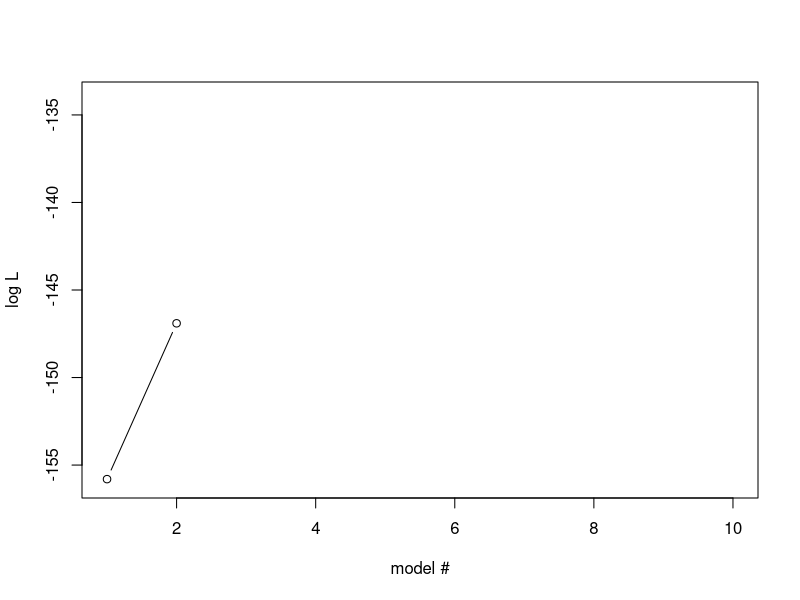
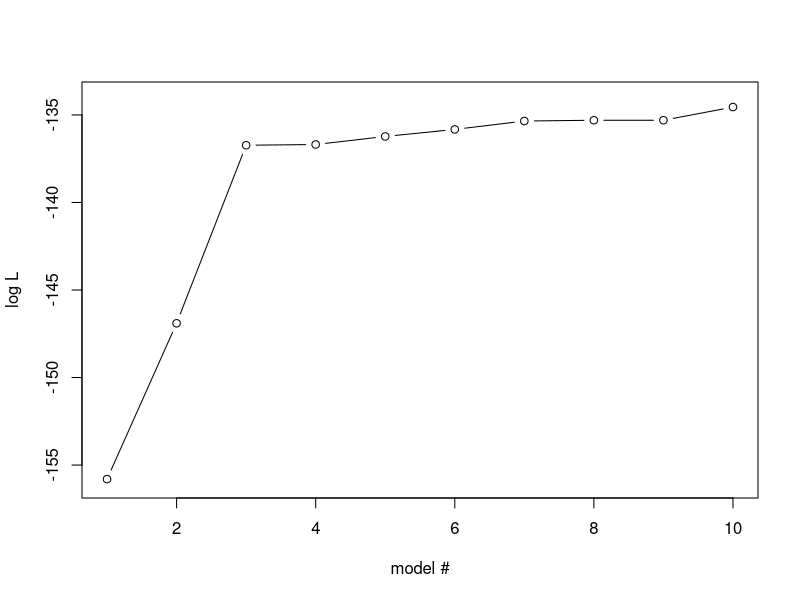
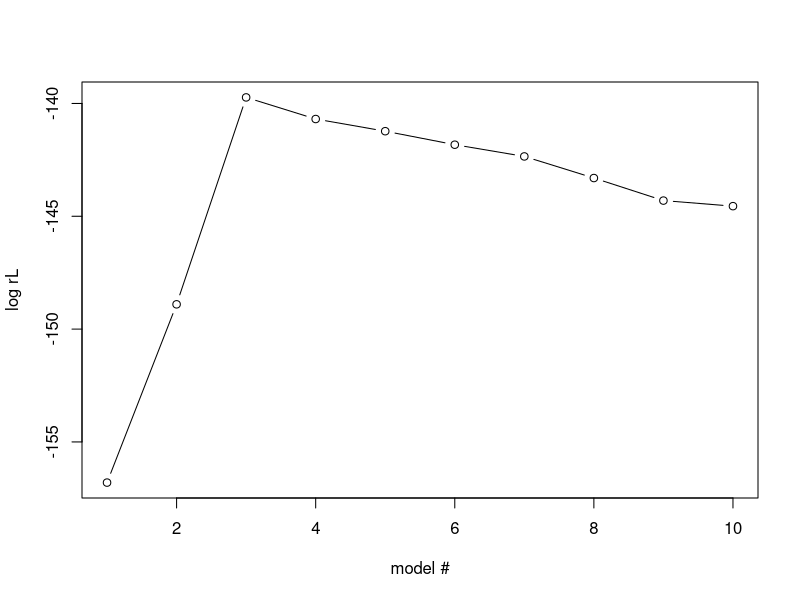
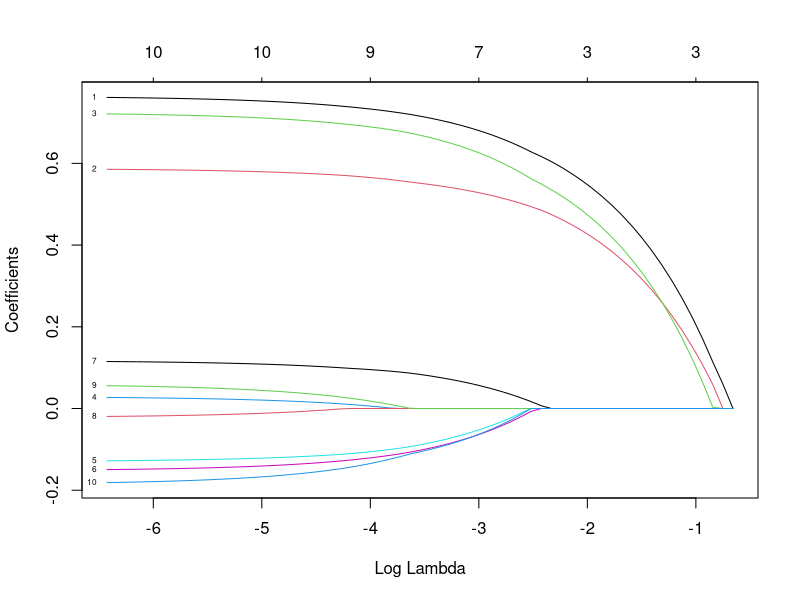
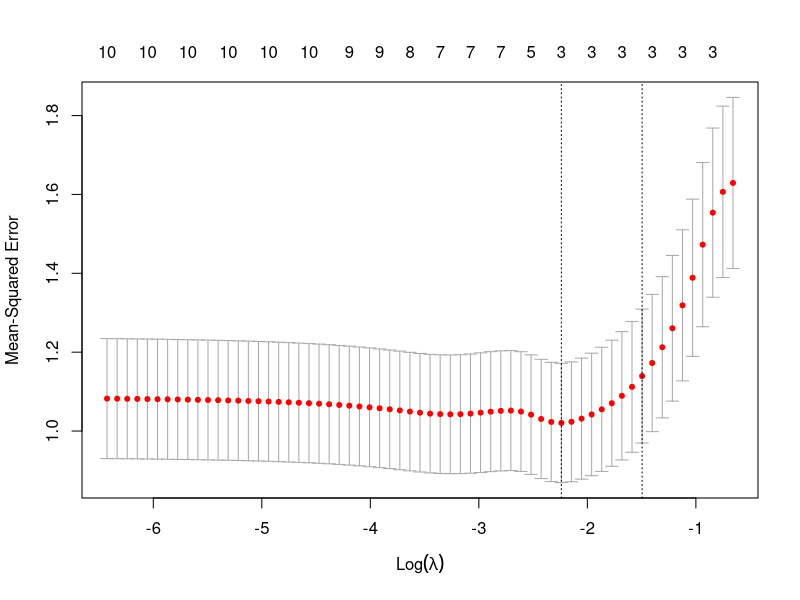
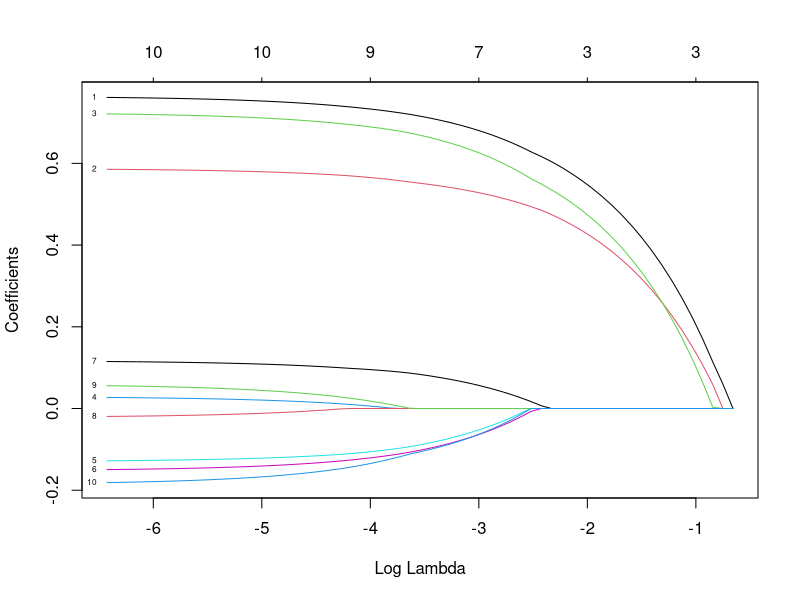

The R script that drew these images, in order:
## ---- chunk 1
# To obtain exactly the same result as in the demo, set seed to 85
set.seed(85)
## ---- chunk 2
N=100 # number of samples
P=10 # number of variables

# Draw variables, x_{i,1},...,x_{i,P} for all N individuals, from a uniform distribution in interval (0,1) (this is the default interval for runif)
# 1. runif generates N*P+1 values, round them off to 2 decimals
# 2. Put values into a matrix with N rows and P columns
X=matrix(round(runif(N*(P+1),min=0, max=2)), nrow=N, ncol=P)

# generate a y variable from a multivariate lm of 3 first X variables only
# intercept
b0=3
# effect sizes for first three variables
b=c(runif(3, min=0.5, max=1.0))

# generate y for all samples (=rows in X) using only the 3 first variables (columns) of X
Y <- b0 + X[,1] * b[1] + X[,2] * b[2] + X[,3] * b[3] + rnorm(N)

## ---- chunk 3
library(stats)
ll= vector()
for(i in seq(1,P)){
  Xi=X[,seq(1,i)]
  ll[i] <- logLik(lm(Y~Xi))
}
# plot likelihoods for models with 1 and 2 vaiables
plot(ll[1:2], ylab="log L", xlab="model #", type = "b", xlim=c(1,P), ylim=c(floor(min(ll)),ceiling(max(ll)))) 
# xlim and ylim not really necessary here, but I can reuse the plot statement below, so the plots look similar
## ---- chunk 4
# compute loglikelihood (ll) for all models including variables
# 1-i, for i <= P; store results in vector ll
ll= vector()
for(i in seq(1,P)){
  Xi=X[,seq(1,i)]
  ll[i] <- logLik(lm(Y~Xi))
}

# plot ll for all models
plot(ll, ylab="log L", xlab="model #", type = "b", xlim=c(1,P), ylim=c(floor(min(ll)),ceiling(max(ll)))) 

## ---- chunk 5
library(lmtest)
mprev <- lm(Y ~ X[,1])
lrt=data.frame(models=0, ll1=0, ll2=0, lr=0, P = 0, sign=0)
for(i in seq(2,P)){
  m <- lm(Y ~ X[,seq(1,i)])
  fit=lrtest(mprev,m)
  mprev=m
  sign = ifelse(fit$`Pr(>Chisq)`[2]>0.05,"no","yes")#ifelse(fit$`Pr(>Chisq)`[2]>0.01,"*",ifelse(fit$`Pr(>Chisq)`[2]>0.001, "**","***")))
  lr=fit$LogLik[1]-fit$LogLik[2]
  lrt[i-1,] = list(paste0(i-1," vs ", i," variables"), signif(fit$LogLik[1], 5), signif(fit$LogLik[2], 5), format(lr, digits=4), format(fit$`Pr(>Chisq)`[2],digits=3, scientific=-1), sign)
}
library(kableExtra)
kable(lrt,"html",row.names=F, col.names=c("Compared models","logL 1st model","logL 2nd model","logLR", "P-value", "Sign at 0.05"),digits=30, format.args=list(snsmall=0)) %>% kable_styling(bootstrap="striped", font_size = 14, full_width=F)

## ---- chunk 6
# compute loglikelihood (ll) for all models including 1-P variables
rl= vector() 
for(i in seq(1,P)){
  xi=X[,seq(1,i), drop=FALSE]
  fit = lm(Y~xi)
  # Compute the regularized Likelihood
  rl[i] = logLik(fit) - i
}
# plot ll of all models
#plot(rl, xlim=c(1,P), ylim=c(floor(min(rl)),ceiling(max(rl))),ylab="log rL", xlab="model #", type = "b")
plot(rl, xlim=c(1,P), ylab="log rL", xlab="model #", type = "b")

# Identify maximum rL model and print it
maxrl=max(rl)
print(paste("Model",which(ifelse(rl==maxrl,TRUE,FALSE)), "has the maximum rL"))

## ---- chunk 7
library(glmnet)
# run lasso (alpha=1) for linear model (family=gaussian)
fit = glmnet(X,Y, family="gaussian", alpha=1, standardize=T)
## ---- chunk 8
par(mfrow=c(1,1))
plot(fit, xvar="lambda",label=T)
## ---- chunk 9
library(glmnet)
par(mfrow=c(1,1))
# run lasso (alpha=1) for linear model (family=gaussian)
cvglm=cv.glmnet(X,Y, family="gaussian", alpha=1, standardize=T, nfolds=100)

plot(cvglm)
plot(cvglm$glmnet.fit, xvar="lambda",label=T)
minlambda=cvglm$lambda.min
print(minlambda)
## ---- chunk 10
library(dplyr)      # for nice table
library(kableExtra) #for nice table

coefglm=as.data.frame(as.matrix(coef(cvglm, s="lambda.min")))
coefglm=cbind(seq(0,10),c(b0, b, rep(0, 7)),coefglm)
names(coefglm)=c("beta","value (oracle)", paste0("estimate(lambda=",signif(minlambda,3),")"))
kable(coefglm, row.names=F) %>%   kable_styling( font_size = 14)
